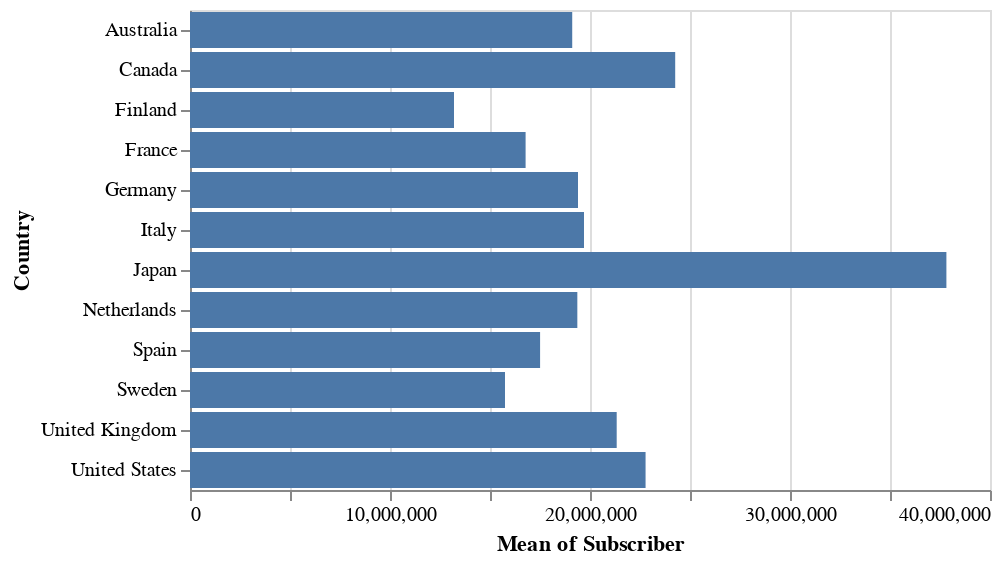

Source (notebook cell):
### Markdown cell above
The below graph is an exact reflection of the above Mean data calculation.

### Code cell
alt.Chart(data).mark_bar().encode(
    y='Country',
    x='mean(Subscriber)'
)

### Figure 1 — Vega-Lite specification as saved in the notebook (floating-point values rounded to 4 significant figures; data arrays with more than 128 entries replaced by an {"elided": "..."} marker saying what was removed)
{"config": {"view": {"continuousWidth": 400, "continuousHeight": 300}}, "data": {"name": "data-e78ff4003fe08feacf69c370dd2dfb9b"}, "mark": "bar", "encoding": {"x": {"aggregate": "mean", "field": "Subscriber", "type": "quantitative"}, "y": {"field": "Country", "type": "nominal"}}, "$schema": "https://vega.github.io/schema/vega-lite/v4.17.0.json", "datasets": {"data-e78ff4003fe08feacf69c370dd2dfb9b": {"elided": "425 records"}}}
